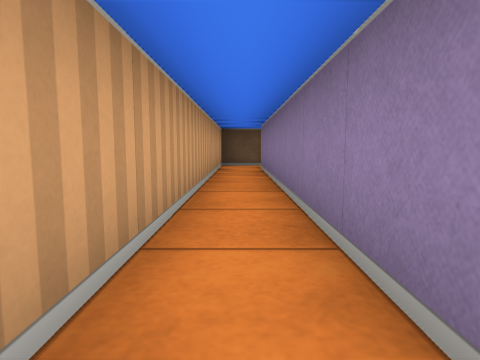
View 1 (above)

20 first-person views from a walk through a cub3D level. The camera is about half as high as the walls, tilts 6° down and sees 75° across. The floor is counted in squares. Each view is taken from the middle of a square. On the plan, view 1 faces up. The plan holds only what a view shows up to about 9 squares ahead; the rest is blank.

View 2
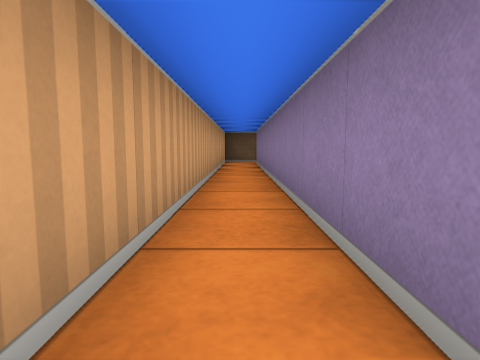

View 3
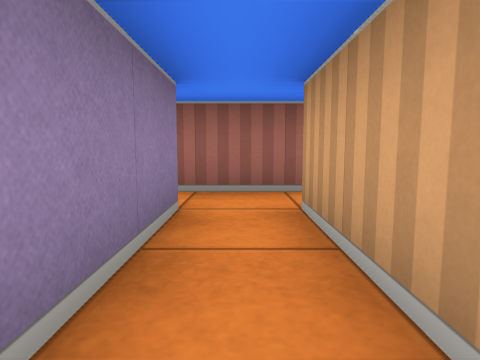

View 4
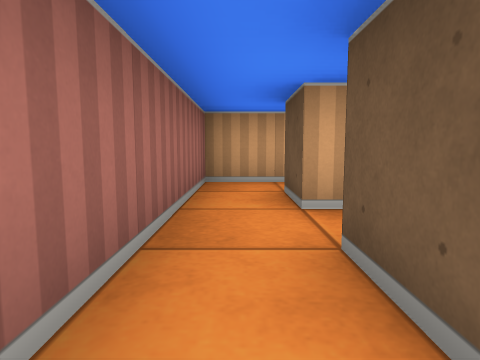

View 5
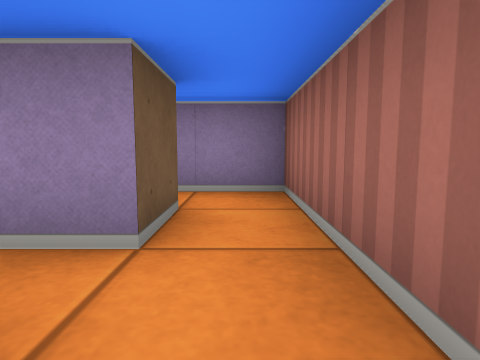

View 6
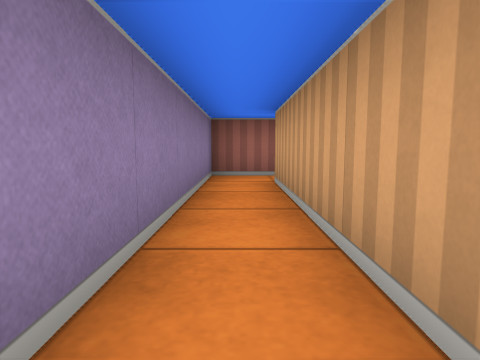

View 7
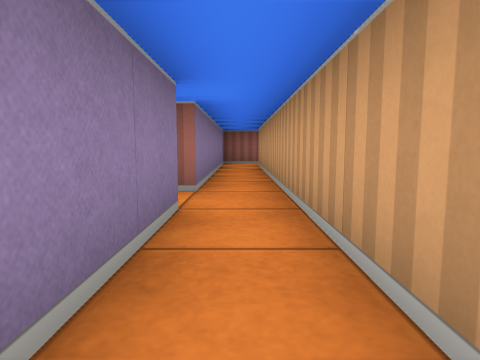

View 8
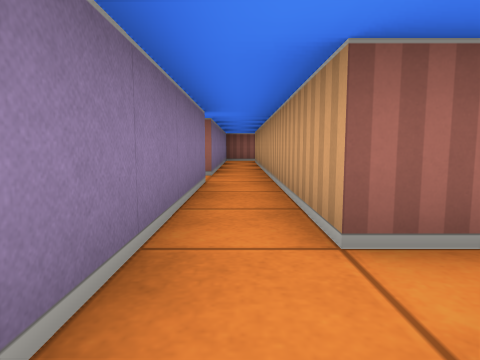

View 9
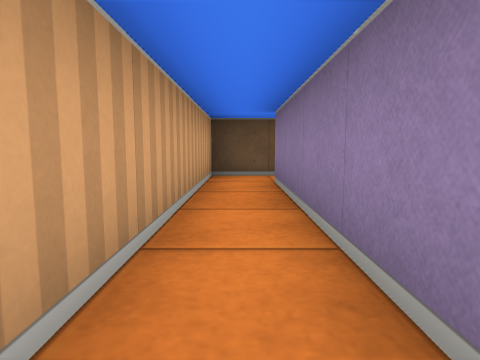

View 10
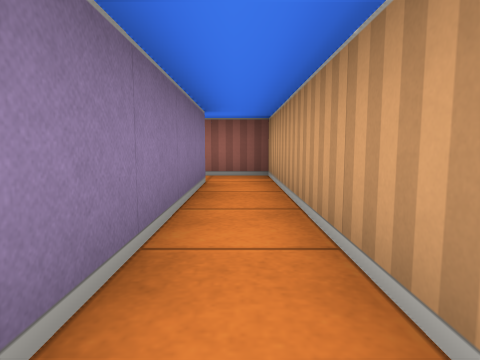

View 11
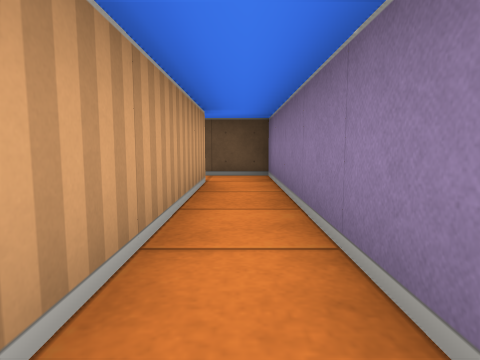

View 12
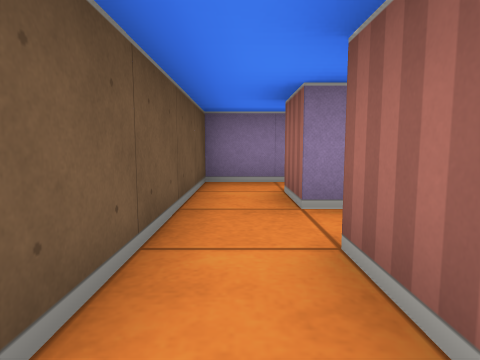

View 13
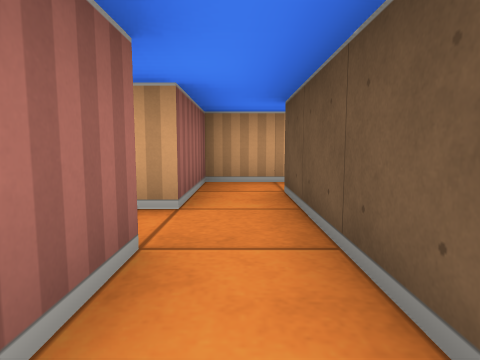

View 14
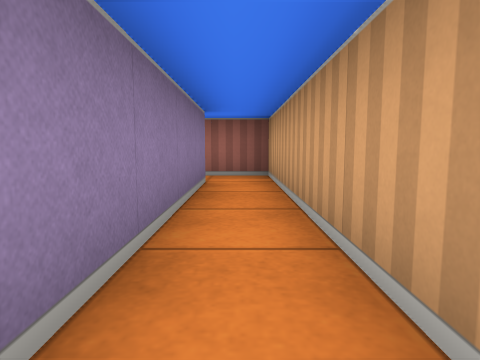

View 15
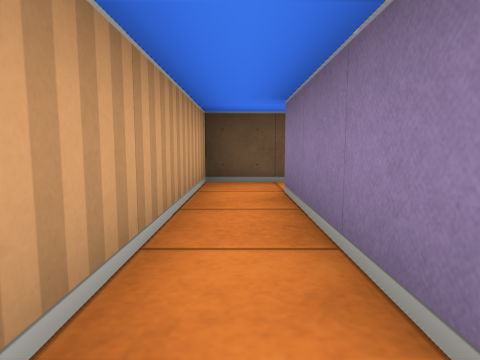

View 16
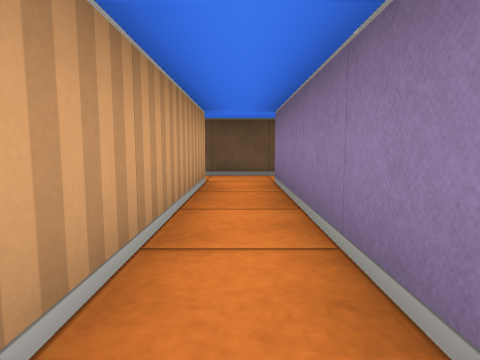

View 17
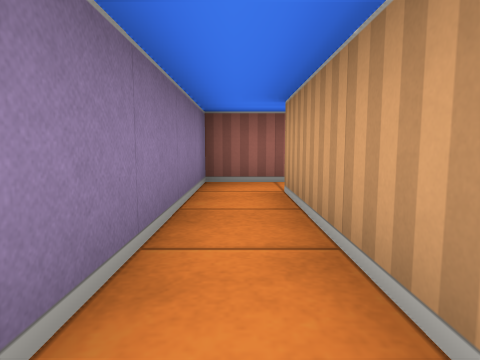

View 18
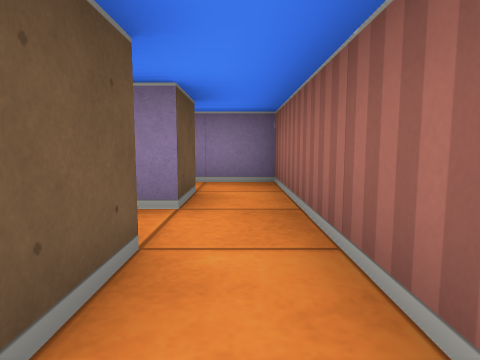

View 19
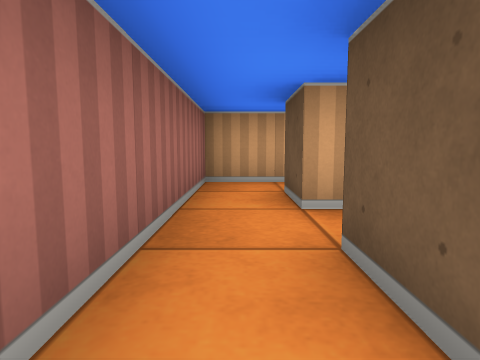

View 20
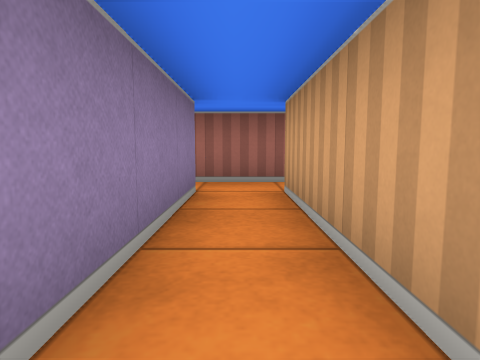

### Floor plan
Points are (right, up) in squares from view 1. A wall is a line through its corners. A room is listed if a view was taken in it or the views show most of it. See-through windows are left out.
Room 1 (views 1, 2, 3, 9)
walls: (1.5, -1.5) (0.5, -1.5) (0.5, 7.5) (1.5, 7.5); (-0.5, -2.5) (1.5, -2.5); (0.6, 8.5) (-0.5, 8.5) (-0.5, -1.5)
ways out: opening at (1, -2) to room 2; opening at (1, 8) to room 2; opening at (-1, -2) to room 3
Room 2 (views 4, 6, 7, 8)
walls: (1.5, 7.5) (1.5, -1.5); (2.5, 4.5) (2.5, 8.5); (1.5, -2.5) (2.5, -2.5) (2.5, 3.5)
ways out: opening at (1, -2) to room 1; opening at (1, 8) to room 1; opening at (3, 4)
Room 3 (views 5, 10, 11, 13)
walls: (-2.5, 3.5) (-2.5, -2.5) (-0.5, -2.5); (-0.5, -1.5) (-1.5, -1.5) (-1.5, 4.5) (-2.5, 4.5)
ways out: opening at (-1, -2) to room 1; opening at (-3, 4) to room 5
Room 4 (views 12, 14, 15)
walls: (-4.5, 4.5) (-5.5, 4.5) (-5.5, 9.5); (-5.2, 10.5) (-6.5, 10.5) (-6.5, 3.5) (-4.5, 3.5)
ways out: opening at (-5, 4) to room 5; opening at (-5, 10)
Room 5 (views 16, 17, 19)
walls: (-4.5, 3.5) (-4.5, -1.5); (-4.5, -2.5) (-3.5, -2.5) (-3.5, 3.5) (-2.5, 3.5); (-2.5, 4.5) (-4.5, 4.5)
ways out: opening at (-3, 4) to room 3; opening at (-5, 4) to room 4; opening at (-5, -2) to room 7
Room 6 (view 18)
walls: (-8.5, -1.2) (-8.5, -2.5) (-6.5, -2.5); (-6.5, -1.5) (-7.5, -1.5)
ways out: opening at (-7, -2) to room 7; opening at (-8, -1)
Room 7 (view 20)
walls: (-6.5, 1.5) (-6.5, -1.5); (-4.5, -1.5) (-5.5, -1.5) (-5.5, 1.5); (-6.5, -2.5) (-4.5, -2.5)
ways out: opening at (-5, -2) to room 5; opening at (-7, -2) to room 6

Where each view was taken, in squares from view 1:
view 1: 0 up, 0 right, facing up
view 2: 2 down, 0 right, facing up
view 3: 1 up, 0 right, facing down
view 4: 2 down, 2 right, facing left
view 5: 2 down, 1 left, facing right
view 6: 3 up, 2 right, facing down
view 7: 7 up, 2 right, facing down
view 8: 9 up, 2 right, facing down
view 9: 3 up, 0 right, facing up
view 10: 3 up, 2 left, facing down
view 11: 1 down, 2 left, facing up
view 12: 4 up, 6 left, facing right
view 13: 4 up, 2 left, facing left
view 14: 9 up, 6 left, facing down
view 15: 6 up, 6 left, facing up
view 16: 1 down, 4 left, facing up
view 17: 2 up, 4 left, facing down
view 18: 2 down, 8 left, facing right
view 19: 2 down, 4 left, facing left
view 20: 2 up, 6 left, facing down
